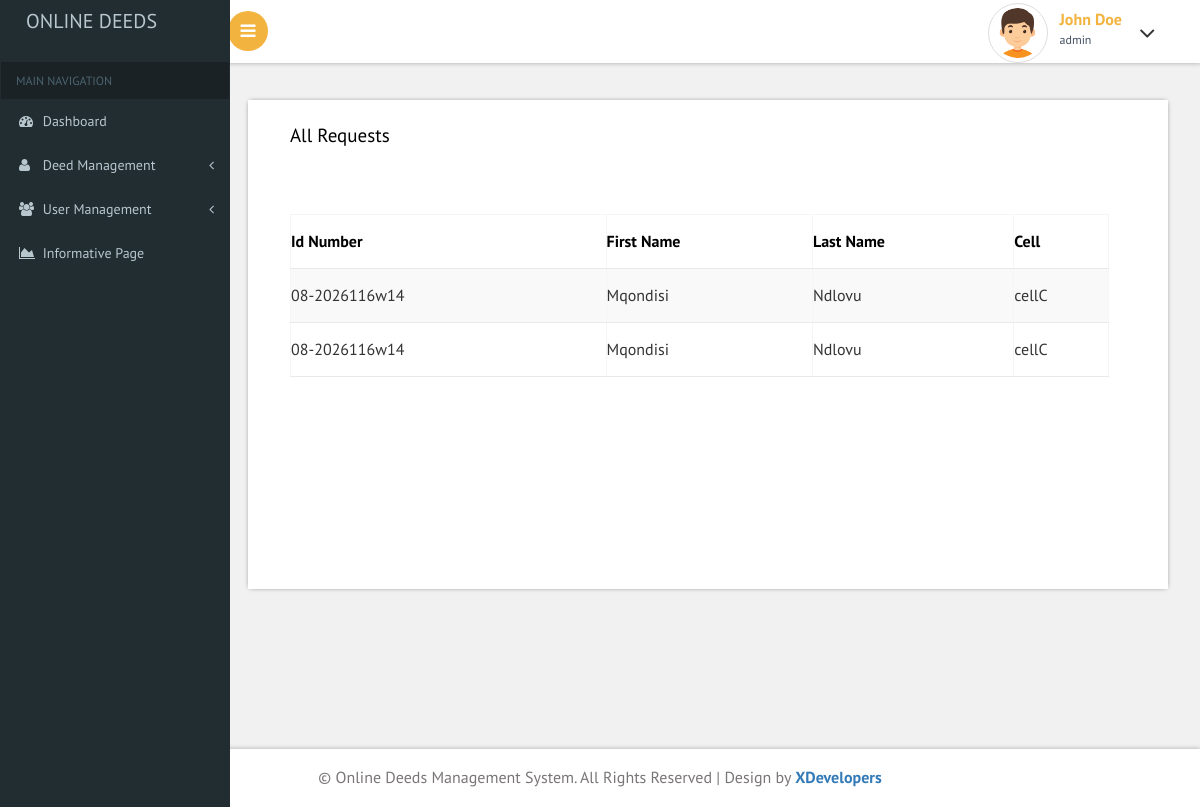
Screenshot of /requests.php (signed in) with the database file from the repository.
### tables this page shows
CREATE TABLE `people` (
  `id` int(11) NOT NULL,
  `id_no` varchar(20) NOT NULL,
  `firstname` varchar(200) NOT NULL,
  `lastname` varchar(200) NOT NULL,
  `DOB` date NOT NULL,
  `gender` varchar(20) NOT NULL,
  `department` varchar(100) NOT NULL,
  `province_id` int(4) NOT NULL,
  `district` varchar(10) NOT NULL,
  `branch` varchar(10) NOT NULL,
  `cell` varchar(10) NOT NULL,
  `position` varchar(20) NOT NULL,
  `position_for` varchar(20) NOT NULL
);

### requests.php (the view, shortened to what this page needs)
<?php
include "includes/header.php";
try {
	$query = "SELECT * FROM employees";
	$statement = $db->prepare($query);
	$statement->execute();
	$result = $statement->fetchAll();
	$query = "SELECT * FROM people";
	$statement = $db->prepare($query);
	$statement->execute();
	$result = $statement->fetchAll();
} catch (Exception $ex) {
	$result["status"] = $ex->getMessage();
}
?>
<div id="page-wrapper">
	<div class="main-page">
		<div class="row-one widgettable">
			<div class="col-md-12 content-top-2 card">
				<div class="agileinfo-cdr">
					<div class="card-header">
						<h3>All Requests</h3>
					</div>
					<br><br><br>
					<div style="width: 98%; height: 350px">
						<table id="all_data" class="table table-striped table-bordered">
							<thead>
								<tr>
									<th>Id Number</th>
									<th>First Name</th>
									<th>Last Name</th>
									<th>Cell</th>
								</tr>
							</thead>
							<tbody class="search_into">
								<?php foreach ($result as $row) : ?>
									<tr>
										<td><?php echo $row['id_no'] ?></td>
										<td><?php echo $row['firstname'] ?></td>
										<td><?php echo $row['lastname'] ?></td>
										<td><?php echo $row['cell'] ?></td>
										</tr>
								<?php endforeach; ?>
							</tbody>
						</table>
					</div>
				</div>
			</div>
		</div>
	</div>
</div>
<?php include "includes/footer.php"; ?>

### css/custom.css (style rules this page uses)
#page-wrapper { padding:5em 2em 2.5em; background-color: #F1F1F1; }

### rows the page displays
people: id_no "08-2026116w14", firstname "Mqondisi", lastname "Ndlovu", cell "cellC"
people: id_no "08-2026116w14", firstname "Mqondisi", lastname "Ndlovu", cell "cellC"

### other values shown
$_SESSION['fname'] "John"
$_SESSION['lname'] "Doe"
$_SESSION['role'] "admin"
